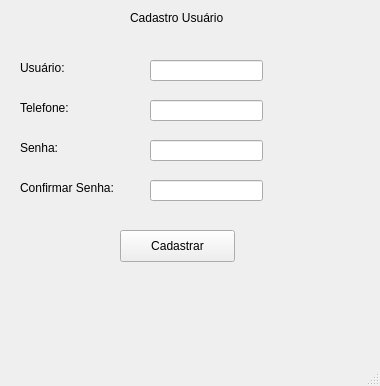
<?xml version="1.0" encoding="UTF-8"?>
<ui version="4.0">
 <class>MainWindow</class>
 <widget class="QMainWindow" name="MainWindow">
  <property name="geometry">
   <rect>
    <x>0</x>
    <y>0</y>
    <width>380</width>
    <height>386</height>
   </rect>
  </property>
  <property name="windowTitle">
   <string>MainWindow</string>
  </property>
  <widget class="QWidget" name="centralwidget">
   <widget class="QLabel" name="titulo">
    <property name="geometry">
     <rect>
      <x>130</x>
      <y>10</y>
      <width>111</width>
      <height>16</height>
     </rect>
    </property>
    <property name="text">
     <string>Cadastro Usuário</string>
    </property>
   </widget>
   <widget class="QLabel" name="label_usuario">
    <property name="geometry">
     <rect>
      <x>20</x>
      <y>60</y>
      <width>59</width>
      <height>16</height>
     </rect>
    </property>
    <property name="text">
     <string>Usuário:</string>
    </property>
   </widget>
   <widget class="QLabel" name="label_senha">
    <property name="geometry">
     <rect>
      <x>20</x>
      <y>140</y>
      <width>59</width>
      <height>16</height>
     </rect>
    </property>
    <property name="text">
     <string>Senha:</string>
    </property>
   </widget>
   <widget class="QLabel" name="label_2_confirma">
    <property name="geometry">
     <rect>
      <x>20</x>
      <y>180</y>
      <width>121</width>
      <height>16</height>
     </rect>
    </property>
    <property name="text">
     <string>Confirmar Senha:</string>
    </property>
   </widget>
   <widget class="QPushButton" name="pushButton">
    <property name="geometry">
     <rect>
      <x>120</x>
      <y>230</y>
      <width>115</width>
      <height>32</height>
     </rect>
    </property>
    <property name="text">
     <string>Cadastrar</string>
    </property>
   </widget>
   <widget class="QLabel" name="label_telefone">
    <property name="geometry">
     <rect>
      <x>20</x>
      <y>100</y>
      <width>59</width>
      <height>16</height>
     </rect>
    </property>
    <property name="text">
     <string>Telefone:</string>
    </property>
   </widget>
   <widget class="QLineEdit" name="usuario_entrada">
    <property name="geometry">
     <rect>
      <x>150</x>
      <y>60</y>
      <width>113</width>
      <height>21</height>
     </rect>
    </property>
   </widget>
   <widget class="QLineEdit" name="telefone_entrada">
    <property name="geometry">
     <rect>
      <x>150</x>
      <y>100</y>
      <width>113</width>
      <height>21</height>
     </rect>
    </property>
   </widget>
   <widget class="QLineEdit" name="senha_entrada">
    <property name="geometry">
     <rect>
      <x>150</x>
      <y>140</y>
      <width>113</width>
      <height>21</height>
     </rect>
    </property>
   </widget>
   <widget class="QLineEdit" name="confirmar_senha">
    <property name="geometry">
     <rect>
      <x>150</x>
      <y>180</y>
      <width>113</width>
      <height>21</height>
     </rect>
    </property>
   </widget>
   <widget class="QLabel" name="label_4">
    <property name="geometry">
     <rect>
      <x>110</x>
      <y>300</y>
      <width>171</width>
      <height>20</height>
     </rect>
    </property>
    <property name="text">
     <string/>
    </property>
    <property name="alignment">
     <set>Qt::AlignCenter</set>
    </property>
   </widget>
  </widget>
  <widget class="QMenuBar" name="menubar">
   <property name="geometry">
    <rect>
     <x>0</x>
     <y>0</y>
     <width>380</width>
     <height>22</height>
    </rect>
   </property>
  </widget>
  <widget class="QStatusBar" name="statusbar"/>
 </widget>
 <resources/>
 <connections/>
</ui>
